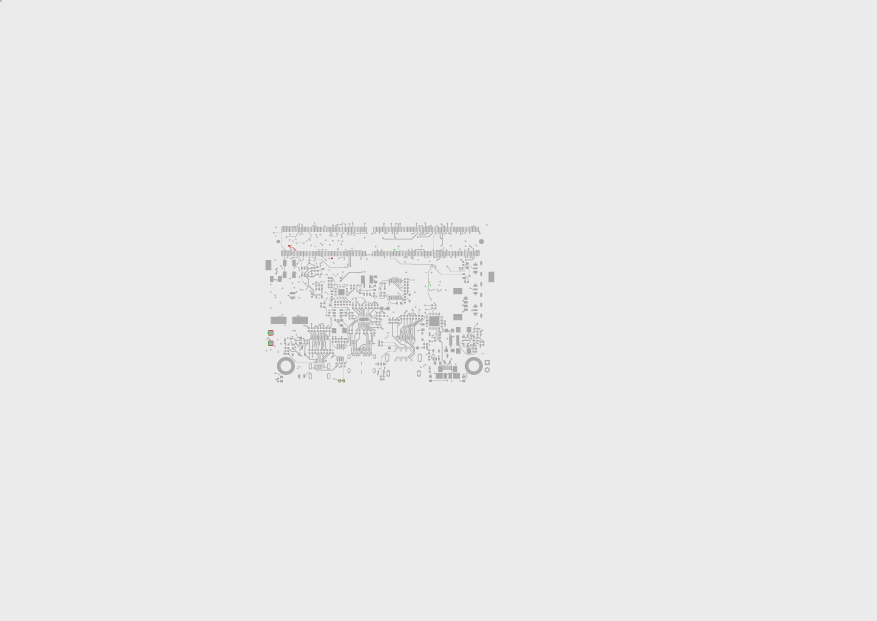
#> input picture review/renders/diff/pcb_01_F_Cu.png, 3508 x 2481 px (shown at 1/4 size); its folder holds only this picture in this run
$ python visual_diff.py ../renders/diff ../renders/diff
#> lines starting #> are read from the running program, lines starting #| are printed output that depends on the picture; after the words box and inside, x2 and y2 are one past the last pixel; in counts of white or black regions, pixels touching at a corner belong together
#!/usr/bin/env python3
"""
visual_diff.py - Compute pixel diffs, cluster changed regions, match with issues.json,
and perform Netlist and BOM diffs.
Usage:
  visual_diff.py <before-dir> <after-dir> [--issues review/issues.json] [--out-dir review/renders/diff]
"""

import sys
import os
import argparse
import json
import subprocess
from pathlib import Path
from PIL import Image, ImageDraw
import numpy as np

DPI = 300
MM_TO_PX = DPI / 25.4


def bbox_overlap(b1, b2, margin=3.0):
    # b1, b2 format: (xmin, ymin, xmax, ymax) in mm
    return not (b1[2] + margin < b2[0] or b1[0] - margin > b2[2] or
                b1[3] + margin < b2[1] or b1[1] - margin > b2[3])


def cluster_diff_pixels(diff_mask, scale):
    # diff_mask is 2D boolean array (H, W)
    # Downsample for fast connected-component bounding box clustering
    try:
        from scipy.ndimage import label, find_objects
        labeled, num_features = label(diff_mask)
        objects = find_objects(labeled)
        regions = []
        for obj in objects:
            y_slice, x_slice = obj
            h = y_slice.stop - y_slice.start
            w = x_slice.stop - x_slice.start
            # Filter noise < 10 pixels
            if w * h < 16:
                continue
            x_min_mm = round(x_slice.start / scale, 2)
            y_min_mm = round(y_slice.start / scale, 2)
            x_max_mm = round(x_slice.stop / scale, 2)
            y_max_mm = round(y_slice.stop / scale, 2)
            regions.append({
                "x_min": x_min_mm,
                "y_min": y_min_mm,
                "x_max": x_max_mm,
                "y_max": y_max_mm,
                "pixel_count": int(diff_mask[y_slice, x_slice].sum())
            })
        return regions
    except ImportError:
        # Fallback grid clustering without scipy
        grid_size = 20
        h, w = diff_mask.shape
        gh = (h + grid_size - 1) // grid_size
        gw = (w + grid_size - 1) // grid_size
        active = []
        for gy in range(gh):
            for gx in range(gw):
                sub = diff_mask[gy*grid_size:(gy+1)*grid_size, gx*grid_size:(gx+1)*grid_size]
                if sub.sum() > 4:
                    active.append((gx, gy))

        # Merge neighbor cells
        if not active:
            return []

        # Simple bounding boxes of connected components
        visited = set()
        components = []
        for cell in active:
            if cell in visited:
                continue
            comp = []
            queue = [cell]
            visited.add(cell)
            while queue:
                curr = queue.pop(0)
                comp.append(curr)
                cx, cy = curr
                for dx in [-1, 0, 1]:
                    for dy in [-1, 0, 1]:
                        neighbor = (cx + dx, cy + dy)
                        if neighbor in active and neighbor not in visited:
                            visited.add(neighbor)
                            queue.append(neighbor)
            components.append(comp)

        regions = []
        for comp in components:
            min_gx = min(c[0] for c in comp)
            max_gx = max(c[0] for c in comp)
            min_gy = min(c[1] for c in comp)
            max_gy = max(c[1] for c in comp)
            regions.append({
                "x_min": round((min_gx * grid_size) / scale, 2),
                "y_min": round((min_gy * grid_size) / scale, 2),
                "x_max": round(((max_gx + 1) * grid_size) / scale, 2),
                "y_max": round(((max_gy + 1) * grid_size) / scale, 2),
                "pixel_count": len(comp) * grid_size
            })
        return regions


def compute_layer_diff(before_path, after_path, out_overlay_path, is_sch=False):
#> called with is_sch = False
    before_img = Image.open(before_path).convert("RGB")
#> before_img is the input picture: PIL image 3508x2481 RGB; mean R, G, B 234.1, 234.1, 234
    after_img = Image.open(after_path).convert("RGB")

    w = min(before_img.width, after_img.width)
#> w = 3508
    h = min(before_img.height, after_img.height)
#> h = 2481
    b_arr = np.array(before_img.crop((0, 0, w, h))).astype(int)
    a_arr = np.array(after_img.crop((0, 0, w, h))).astype(int)

    # Difference mask
    diff = np.abs(a_arr - b_arr).sum(axis=2)
#> diff: shape (2481, 3508) int64; every value is 0
    changed = diff > 40
#> changed: shape (2481, 3508) bool; every value is 0

    overlay = np.full((h, w, 3), 235, dtype=np.uint8)  # grey background

    # Dim unchanged background features
    unchanged_dark = (b_arr.mean(axis=2) < 220) & (~changed)
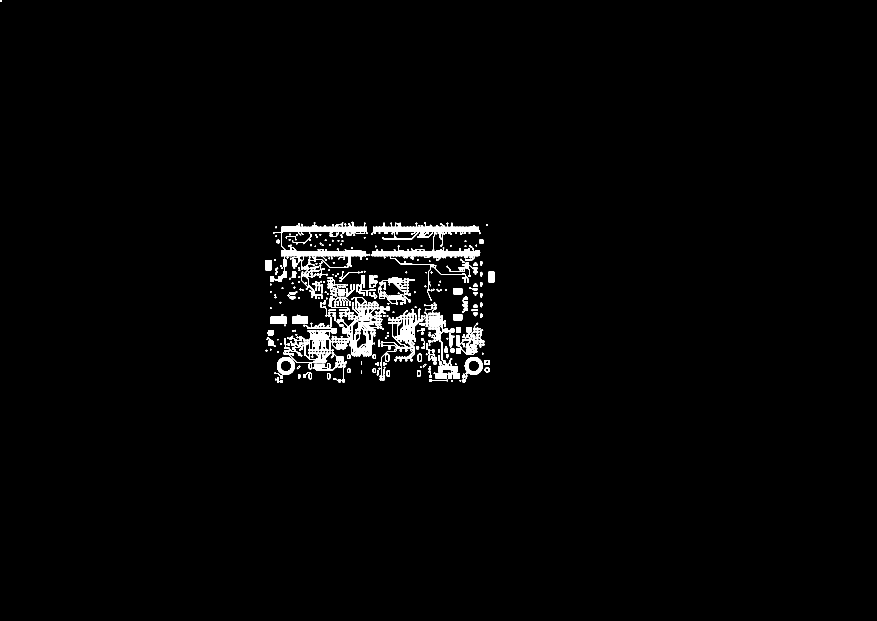
#> unchanged_dark: shape (2481, 3508) bool (shown at 1/4 size); 1.4% white; 790 white regions (4 under 20 px), largest, box (x1, y1, x2, y2) and area: (1108, 1428, 1180, 1500) 2562, (1859, 1428, 1931, 1500) 2560, (1092, 904, 1154, 1128) 2279
    overlay[unchanged_dark] = [170, 170, 170]

    # Added in green, removed in red
    for y in range(h):
        for x in range(w):
            if changed[y, x]:
                if a_arr[y, x].mean() < b_arr[y, x].mean():
                    overlay[y, x] = [0, 200, 0]  # Green (added copper/lines)
                else:
                    overlay[y, x] = [220, 0, 0]  # Red (removed)
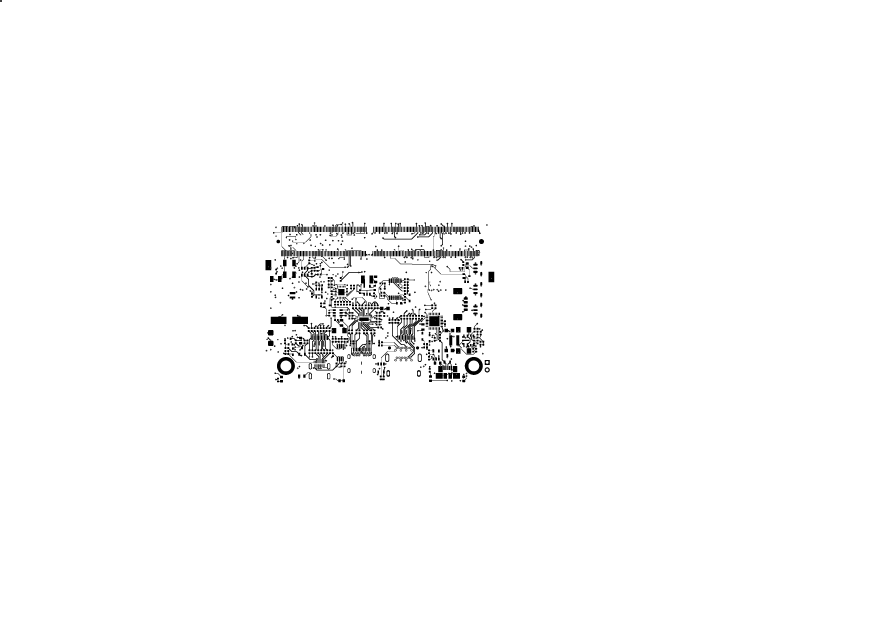
#> overlay: shape (2481, 3508, 3) (shown at 1/4 size); values 170 (black) and 235 (white), 98.6% white; 790 black regions (4 under 20 px), largest, box (x1, y1, x2, y2) and area: (1108, 1428, 1180, 1500) 2562, (1859, 1428, 1931, 1500) 2560, (1092, 904, 1154, 1128) 2279

    overlay_img = Image.fromarray(overlay)
    out_overlay_path.parent.mkdir(parents=True, exist_ok=True)
    overlay_img.save(out_overlay_path)

    scale = 150 / 25.4 if is_sch else MM_TO_PX
    regions = cluster_diff_pixels(changed, scale)
#> in cluster_diff_pixels, `labeled, num_features = label(diff_mask)`: labeled: shape (2481, 3508) int32; every value is 0
#> in cluster_diff_pixels, `labeled, num_features = label(diff_mask)`: num_features = 0
#> in cluster_diff_pixels, `objects = find_objects(labeled)`: objects = []
#> regions = []
    return regions, int(changed.sum())


def diff_netlists(before_netlist, after_netlist):
    # Parse simple s-expression netlists
    import re
    def parse_nets(path):
        if not path or not Path(path).exists():
            return {}
        txt = Path(path).read_text(errors="ignore")
        nets = {}
        for m in re.finditer(r'\(net\s+\(code\s+\d+\)\s+\(name\s+\"([^\"]+)\"\)(.*?)\)\n\t\)', txt, re.DOTALL):
            name = m.group(1)
            nodes = re.findall(r'\(node\s+\(ref\s+\"([^\"]+)\"\)\s+\(pin\s+\"([^\"]+)\"\)', m.group(2))
            nets[name] = set(f"{ref}.{pin}" for ref, pin in nodes)
        return nets

    b_nets = parse_nets(before_netlist)
    a_nets = parse_nets(after_netlist)

    added_nets = [n for n in a_nets if n not in b_nets]
    removed_nets = [n for n in b_nets if n not in a_nets]
    modified_nets = []
    for n in a_nets:
        if n in b_nets and a_nets[n] != b_nets[n]:
            modified_nets.append({
                "net": n,
                "added_nodes": list(a_nets[n] - b_nets[n]),
                "removed_nodes": list(b_nets[n] - a_nets[n])
            })
    return {
        "added_nets": added_nets,
        "removed_nets": removed_nets,
        "modified_nets": modified_nets
    }


def diff_boms(before_bom, after_bom):
    import csv
    def read_bom(p):
        if not p or not Path(p).exists():
            return {}
        res = {}
        with open(p, newline="", errors="ignore") as f:
            reader = csv.DictReader(f)
            for row in reader:
                des = row.get("Designator") or row.get("Reference") or row.get("Refs")
                if des:
                    for d in [x.strip() for x in des.split(",") if x.strip()]:
                        res[d] = {
                            "Value": row.get("Value", row.get("Comment", "")),
                            "Footprint": row.get("Footprint", ""),
                            "LCSC": row.get("LCSC", row.get("LCSC Part", row.get("LCSC#", ""))),
                            "MPN": row.get("MPN", row.get("Manufacturer Part", ""))
                        }
        return res

    b_bom = read_bom(before_bom)
    a_bom = read_bom(after_bom)

    added = [k for k in a_bom if k not in b_bom]
    removed = [k for k in b_bom if k not in a_bom]
    changed = []
    for k in a_bom:
        if k in b_bom and a_bom[k] != b_bom[k]:
            changed.append({
                "designator": k,
                "before": b_bom[k],
                "after": a_bom[k]
            })
    return {
        "added_parts": added,
        "removed_parts": removed,
        "changed_parts": changed
    }


def main():
    parser = argparse.ArgumentParser()
    parser.add_argument("before_dir")
    parser.add_argument("after_dir")
    parser.add_argument("--issues", default="review/issues.json")
    parser.add_argument("--out-dir", default="review/renders/diff")
    parser.add_argument("--before-netlist")
    parser.add_argument("--after-netlist")
    parser.add_argument("--before-bom")
    parser.add_argument("--after-bom")
    args = parser.parse_args()

    before_dir = Path(args.before_dir).resolve()
    after_dir = Path(args.after_dir).resolve()
    out_dir = Path(args.out_dir).resolve()
    out_dir.mkdir(parents=True, exist_ok=True)

    issues = []
    if Path(args.issues).exists():
        with open(args.issues) as f:
            issues = json.load(f)

    all_changes = []
    total_unexplained = 0

    image_files = sorted(list(before_dir.glob("*.png")))
    for img_path in image_files:
        fname = img_path.name
        if fname.startswith("3d_"):
            continue
        after_path = after_dir / fname
        if not after_path.exists():
            continue

        overlay_path = out_dir / fname
        is_sch = fname.startswith("sch_")
        regions, num_changed_px = compute_layer_diff(img_path, after_path, overlay_path, is_sch=is_sch)
#> regions = []; num_changed_px = 0

        layer_name = fname.replace(".png", "")
        for reg in regions:
            reg_bbox = (reg["x_min"], reg["y_min"], reg["x_max"], reg["y_max"])
            matched_issues = []
            for issue in issues:
                ireg = issue.get("region", {})
                ilays = ireg.get("layers") or [ireg.get("layer") or ireg.get("sheet") or ""]
                if not isinstance(ilays, list):
                    ilays = [ilays]

                layer_matched = False
                for ilay in ilays:
                    if not ilay or ilay == "all_pcb":
                        layer_matched = True
                        break
                    if ilay == "all_copper" and ("Cu" in layer_name or "_Cu" in layer_name):
                        layer_matched = True
                        break
                    if ilay == "all_silkscreen" and "Silk" in layer_name:
                        layer_matched = True
                        break
                    if ilay.lower() in layer_name.lower() or layer_name.lower() in ilay.lower():
                        layer_matched = True
                        break

                if not layer_matched:
                    continue

                ibox = (float(ireg.get("x_min", 0)), float(ireg.get("y_min", 0)),
                        float(ireg.get("x_max", 0)), float(ireg.get("y_max", 0)))
                if bbox_overlap(reg_bbox, ibox, margin=6.0):
                    matched_issues.append(issue.get("id"))

            status = "MATCHED" if matched_issues else "UNEXPLAINED"
            if status == "UNEXPLAINED":
                total_unexplained += 1
            all_changes.append({
                "layer": layer_name,
                "region": reg,
                "matched_issues": matched_issues,
                "status": status
            })
#> this loop made 0 passes
#> after the loop, all_changes = []; total_unexplained = 0

    netlist_diff = diff_netlists(args.before_netlist, args.after_netlist)
    bom_diff = diff_boms(args.before_bom, args.after_bom)

    result_payload = {
        "total_changed_regions": len(all_changes),
        "total_unexplained": total_unexplained,
        "regions": all_changes,
        "netlist_diff": netlist_diff,
        "bom_diff": bom_diff
    }

    changes_json_path = out_dir / "changes.json"
    with open(changes_json_path, "w") as f:
        json.dump(result_payload, f, indent=2)

    print(f"Visual diff complete: {len(all_changes)} regions detected ({total_unexplained} unexplained).")
#| Visual diff complete: 0 regions detected (0 unexplained).
    print(f"Results saved to {changes_json_path}")
    if total_unexplained > 0:
        print(f"WARNING: {total_unexplained} unexplained regions detected!", file=sys.stderr)


if __name__ == "__main__":
    main()

$ run again, on review/renders/diff/pcb_06_In5_Cu.png
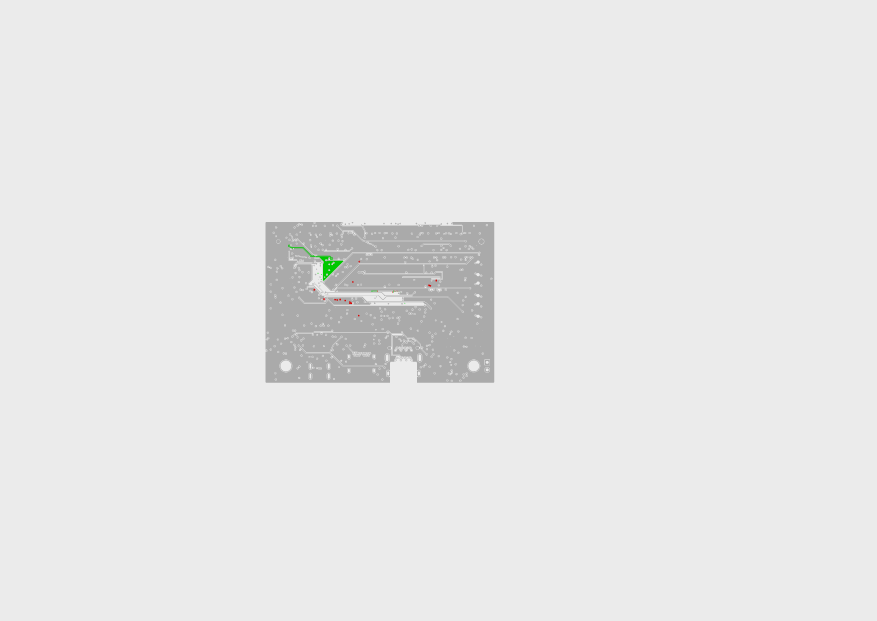
#> input picture review/renders/diff/pcb_06_In5_Cu.png, 3508 x 2481 px (shown at 1/4 size)
#> in compute_layer_diff, before_img is the input picture: PIL image 3508x2481 RGB; mean R, G, B 231.1, 231.2, 231.1
#> diff: shape (2481, 3508) int64; every value is 0
#> changed: shape (2481, 3508) bool; every value is 0
#> in compute_layer_diff, `unchanged_dark = (b_arr.mean(axis=2) < 220) & (~changed)`:
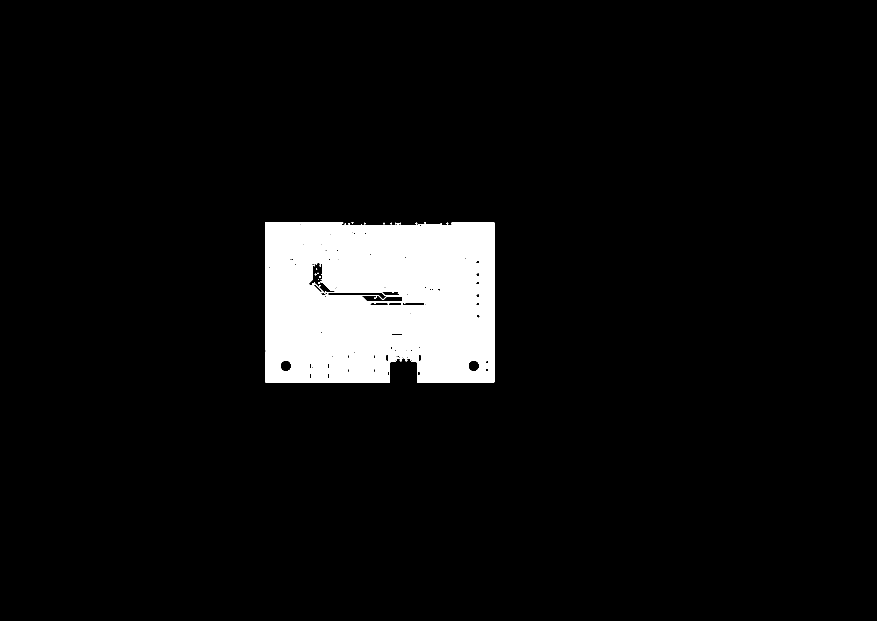
#> unchanged_dark: shape (2481, 3508) bool (shown at 1/4 size); 5.9% white; 277 white regions (45 under 20 px), largest, box (x1, y1, x2, y2) and area: (1062, 888, 1977, 1531) 500680, (1311, 1191, 1485, 1219) 3720, (1293, 1008, 1920, 1130) 2008
#> after the loop in compute_layer_diff, `for y in range(h):`:
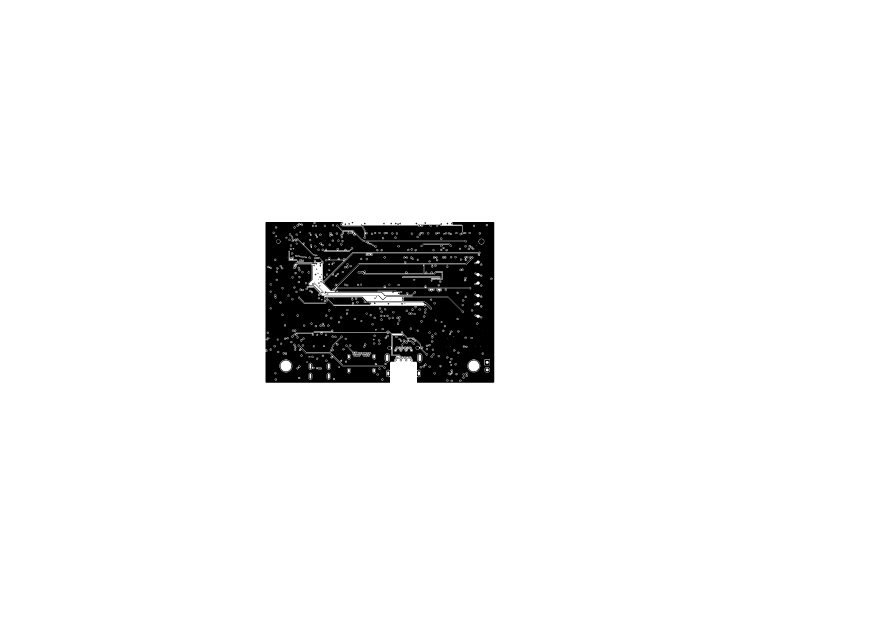
#> overlay: shape (2481, 3508, 3) (shown at 1/4 size); values 170 (black) and 235 (white), 94.1% white; 277 black regions (45 under 20 px), largest, box (x1, y1, x2, y2) and area: (1062, 888, 1977, 1531) 500680, (1311, 1191, 1485, 1219) 3720, (1293, 1008, 1920, 1130) 2008
#> labeled: shape (2481, 3508) int32; every value is 0
#> num_features = 0
#> objects = []
#> in main, `regions, num_changed_px = compute_layer_diff(img_path, after_path, ove..`: num_changed_px = 0
#> after the loop in main, `for reg in regions:`: all_changes = []; total_unexplained = 0
#| Visual diff complete: 0 regions detected (0 unexplained).
